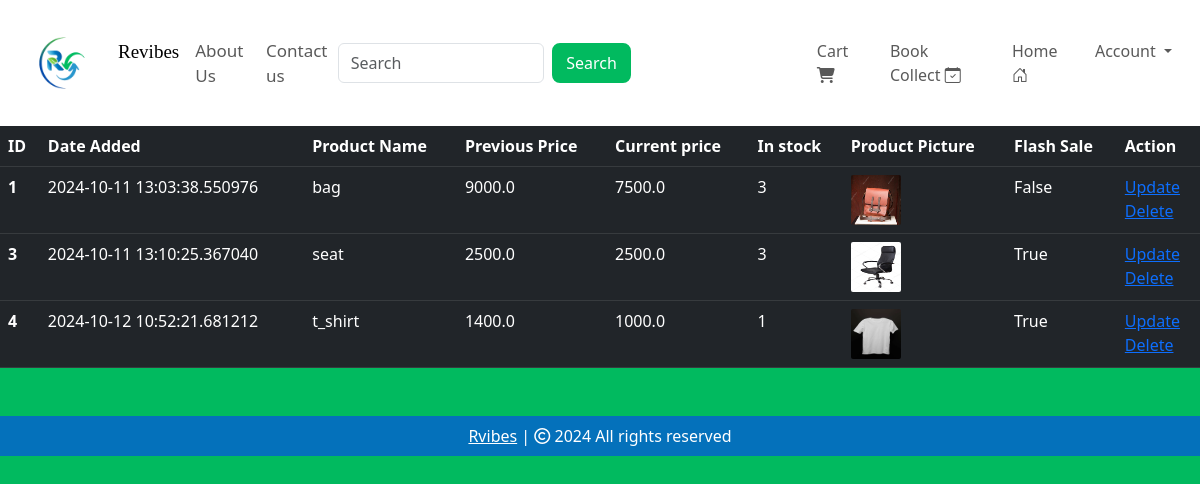
Page /shop_items (signed in) on the earlier database version.
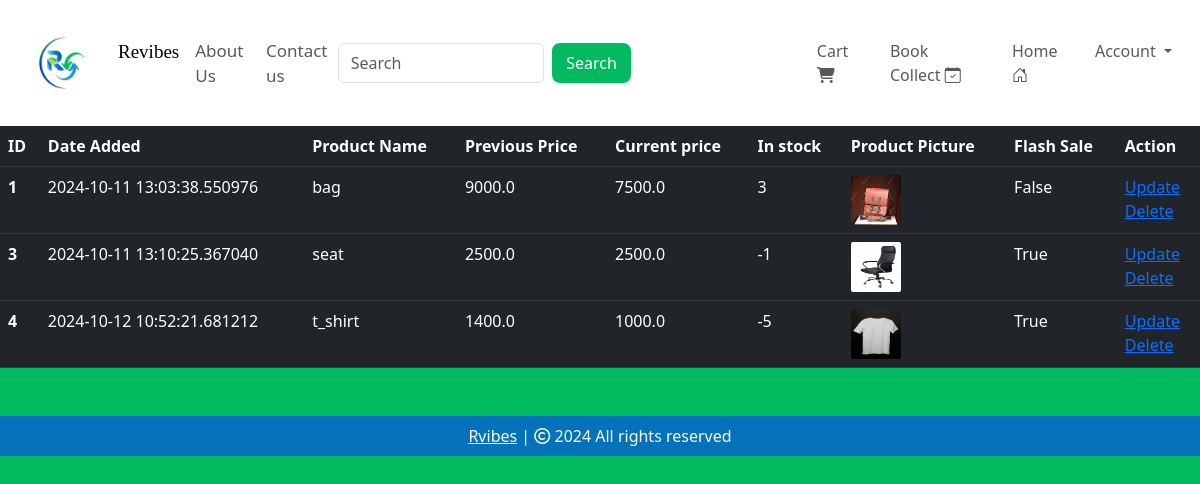
Same page on the later database version.
### website/models.py (models this page shows, shortened)
class Product(db.Model):
    id= db.Column(db.Integer, primary_key=True)
    product_name = db.Column(db.String(100), nullable=False)
    current_price = db.Column(db.Float, nullable=False)
    previous_price = db.Column(db.Float, nullable=False)
    in_stock = db.Column(db.Integer, nullable=False)
    product_picture = db.Column(db.String(1000), nullable=False)
    flash_sale = db.Column(db.Boolean, default=False)
    date_added = db.Column(db.DateTime, default=datetime.utcnow)
    carts = db.relationship('Cart', backref=db.backref('product', lazy=True))
    orders = db.relationship('Order', backref=db.backref('product', lazy=True))

### website/admin.py (the view)
@admin.route('shop_items', methods=['GET', 'POST'])
@login_required
def shop_items():
    if current_user.id == 1:
        items = Product.query.order_by(Product.date_added).all()
        return render_template('shop_items.html', items=items)
    render_template('404.html')

### website/__init__.py (called while the page is built)
def create_app():
    app = Flask(__name__)
    app.config['SECRET_KEY'] = 'vdgdggehddjjdjdn'
    app.config['SQLALCHEMY_DATABASE_URI'] = f'sqlite:///{DB_NAME}'
    db.init_app(app)
    @app.errorhandler(404)
    def page_not_found(error):
        return render_template('404.html')
    login_manager = LoginManager()
    login_manager.init_app(app)
    login_manager.login_view = 'auth.login'
    @login_manager.user_loader
    def load_user(id):
        return Customer.query.get(int(id))
    from .views import views
    from .auth import auth
    from .admin import admin
    from .models import Customer, Cart, Product, Order
    app.register_blueprint(views, url_prefix='/')
    app.register_blueprint(auth, url_prefix='/')
    app.register_blueprint(admin, url_prefix='/')
    with app.app_context():
        create_database()
    return app

### website/templates/shop_items.html (shortened to what this page needs)
{% extends 'base.html' %}
{% block body %}
{% if items | length < 1 %}
<h3 style="color:white;">No Shop Items </h3>
{% else %}
<table class="table table-dark table-hover">
    <thead>
        <tr>
            <th scope="col">ID</th>
            <th scope="col">Date Added</th>
            <th scope="col">Product Name</th>
            <th scope="col">Previous Price</th>
            <th scope="col">Current price</th>
            <th scope="col">In stock</th>
            <th scope="col">Product Picture</th>
            <th scope="col">Flash Sale</th>
            <th scope="col">Action</th>
        </tr>
    </thead>
    <tbody>
        {% for item in items %}
        <tr>
            <th scope="row">{{ item.id }}</th>
            <td>{{ item.date_added }}</td>
            <td>{{ item.product_name }}</td>
            <td>{{ item.previous_price }}</td>
            <td>{{ item.current_price }}</td>
            <td>{{ item.in_stock }}</td>
            <td><img src="{{ item.product_picture }}" alt="" style="height: 50px; width: 50px; border-radius: 2px;"></td>
            <td>{{ item.flash_sale }}</td>
            <td>
                <a href="/update_item/{{ item.id }}">Update</a>
                <br>
                <a href="/delete_item/{{ item.id }}">Delete</a>
            </td>
        </tr>
         {% endfor %}
    </tbody>
</table>
{% endif %}
{% endblock %}

Differences in the rows shown:
changed Product "seat": in_stock "3" → "-1"
changed Product "t_shirt": in_stock "1" → "-5"
